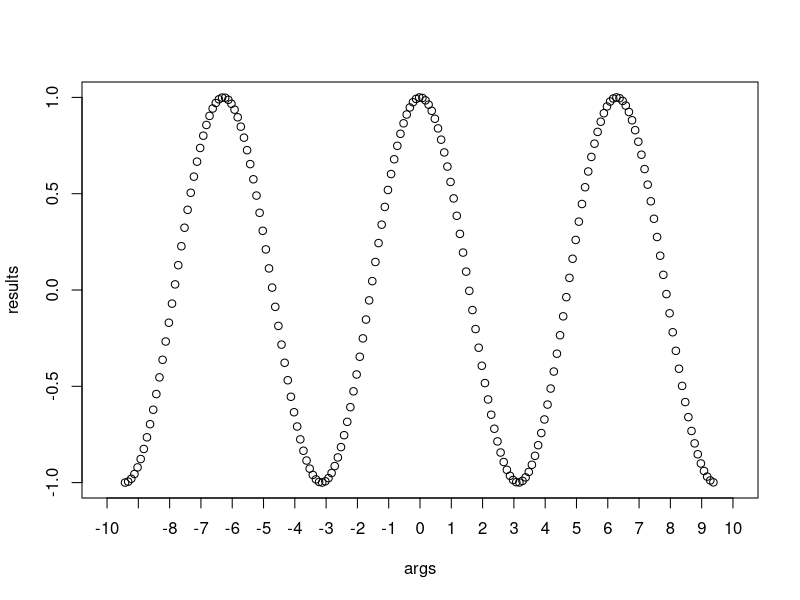

The R script that drew this image:
png("cos.png", height=380, width=640)
x <- read.table("cos.tsv")

args = x$V1
results = x$V2

plot(args, results, xlim=c(-10, 10), xaxp=c(-10, 10, 20))
